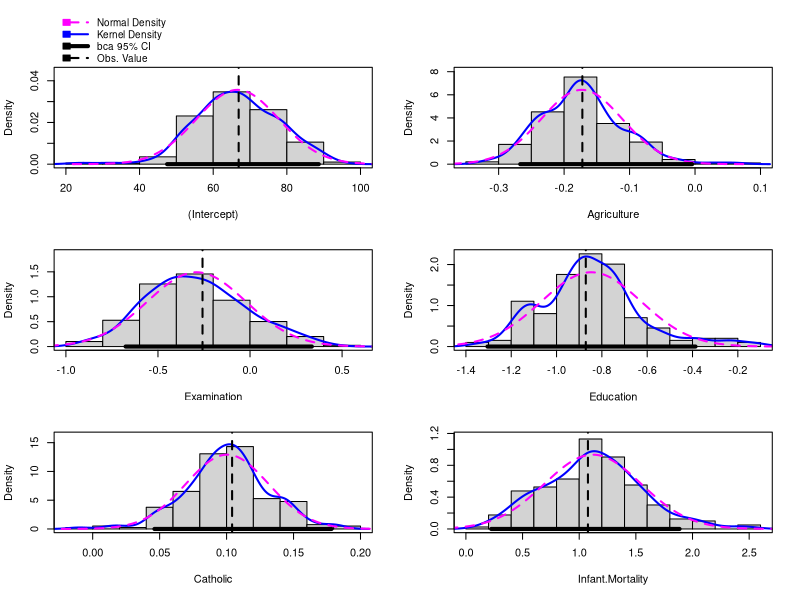

Write the R code that produced this figure.
## ---- chunk 1
knitr::opts_chunk$set(echo = TRUE)
library(car)
## ---- chunk 2

m1 <- lm(Fertility ~ ., swiss)
betahat.boot <- Boot(m1, R=199) # 199 bootstrap samples--too small to be useful
summary(betahat.boot) # default summary
confint(betahat.boot)
hist(betahat.boot)
# Bootstrap for the estimated residual standard deviation:
sigmahat.boot <- Boot(m1, R=199, f=sigmaHat, labels="sigmaHat")
summary(sigmahat.boot)
confint(sigmahat.boot)
